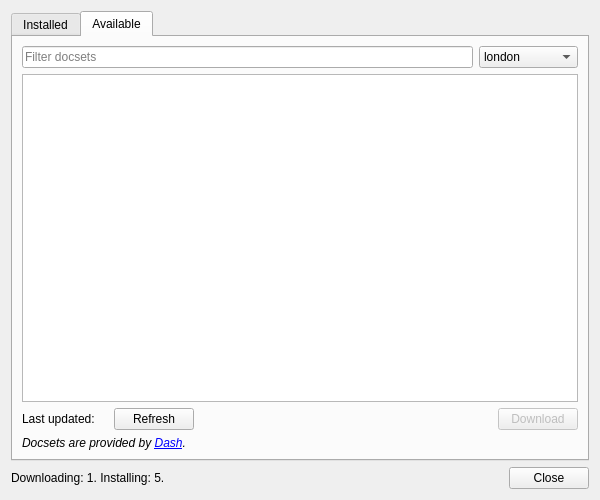
<?xml version="1.0" encoding="UTF-8"?>
<ui version="4.0">
 <class>Zeal::WidgetUi::DocsetsDialog</class>
 <widget class="QDialog" name="Zeal::WidgetUi::DocsetsDialog">
  <property name="windowModality">
   <enum>Qt::ApplicationModal</enum>
  </property>
  <property name="geometry">
   <rect>
    <x>0</x>
    <y>0</y>
    <width>600</width>
    <height>500</height>
   </rect>
  </property>
  <property name="windowTitle">
   <string>Docsets</string>
  </property>
  <property name="modal">
   <bool>false</bool>
  </property>
  <layout class="QVBoxLayout" name="verticalLayout">
   <item>
    <widget class="QTabWidget" name="tabWidget">
     <property name="currentIndex">
      <number>1</number>
     </property>
     <widget class="QWidget" name="installedDocsetsTab">
      <attribute name="title">
       <string>Installed</string>
      </attribute>
      <layout class="QVBoxLayout" name="verticalLayout_5">
       <item>
        <widget class="QListView" name="installedDocsetList">
         <property name="selectionMode">
          <enum>QAbstractItemView::ExtendedSelection</enum>
         </property>
         <property name="selectionBehavior">
          <enum>QAbstractItemView::SelectRows</enum>
         </property>
         <property name="iconSize">
          <size>
           <width>16</width>
           <height>16</height>
          </size>
         </property>
        </widget>
       </item>
       <item>
        <layout class="QHBoxLayout" name="docsetsActions">
         <item>
          <widget class="QPushButton" name="addFeedButton">
           <property name="text">
            <string>Add feed</string>
           </property>
          </widget>
         </item>
         <item>
          <spacer name="horizontalSpacer">
           <property name="orientation">
            <enum>Qt::Horizontal</enum>
           </property>
           <property name="sizeHint" stdset="0">
            <size>
             <width>40</width>
             <height>20</height>
            </size>
           </property>
          </spacer>
         </item>
         <item>
          <widget class="QPushButton" name="updateSelectedDocsetsButton">
           <property name="enabled">
            <bool>false</bool>
           </property>
           <property name="text">
            <string>Update</string>
           </property>
          </widget>
         </item>
         <item>
          <widget class="QPushButton" name="updateAllDocsetsButton">
           <property name="enabled">
            <bool>false</bool>
           </property>
           <property name="text">
            <string>Update all</string>
           </property>
          </widget>
         </item>
         <item>
          <widget class="QPushButton" name="removeDocsetsButton">
           <property name="enabled">
            <bool>false</bool>
           </property>
           <property name="text">
            <string>Remove</string>
           </property>
          </widget>
         </item>
        </layout>
       </item>
      </layout>
     </widget>
     <widget class="QWidget" name="availableDocsetsTab">
      <attribute name="title">
       <string>Available</string>
      </attribute>
      <layout class="QVBoxLayout" name="verticalLayout_2">
       <item>
        <layout class="QHBoxLayout" name="horizontalLayout_5">
         <item>
          <widget class="QLineEdit" name="docsetFilterInput">
           <property name="placeholderText">
            <string>Filter docsets</string>
           </property>
           <property name="clearButtonEnabled">
            <bool>true</bool>
           </property>
          </widget>
         </item>
         <item>
          <widget class="QComboBox" name="switchCityBox">
           <item>
            <property name="text">
             <string notr="true">london</string>
            </property>
           </item>
           <item>
            <property name="text">
             <string notr="true">frankfurt</string>
            </property>
           </item>
           <item>
            <property name="text">
             <string notr="true">newyork</string>
            </property>
           </item>
           <item>
            <property name="text">
             <string notr="true">sanfrancisco</string>
            </property>
           </item>
           <item>
            <property name="text">
             <string notr="true">singapore</string>
            </property>
           </item>
           <item>
            <property name="text">
             <string notr="true">sydney</string>
            </property>
           </item>
           <item>
            <property name="text">
             <string notr="true">tokyo</string>
            </property>
           </item>
          </widget>
         </item>
        </layout>
       </item>
       <item>
        <widget class="QListWidget" name="availableDocsetList">
         <property name="selectionMode">
          <enum>QAbstractItemView::ExtendedSelection</enum>
         </property>
         <property name="selectionBehavior">
          <enum>QAbstractItemView::SelectRows</enum>
         </property>
         <property name="iconSize">
          <size>
           <width>16</width>
           <height>16</height>
          </size>
         </property>
        </widget>
       </item>
       <item>
        <layout class="QHBoxLayout" name="horizontalLayout">
         <item>
          <widget class="QLabel" name="label">
           <property name="text">
            <string>Last updated:</string>
           </property>
          </widget>
         </item>
         <item>
          <widget class="QLabel" name="lastUpdatedLabel">
           <property name="text">
            <string/>
           </property>
          </widget>
         </item>
         <item>
          <widget class="QPushButton" name="refreshButton">
           <property name="text">
            <string>Refresh</string>
           </property>
          </widget>
         </item>
         <item>
          <spacer name="horizontalSpacer_2">
           <property name="orientation">
            <enum>Qt::Horizontal</enum>
           </property>
           <property name="sizeHint" stdset="0">
            <size>
             <width>40</width>
             <height>20</height>
            </size>
           </property>
          </spacer>
         </item>
         <item>
          <widget class="QPushButton" name="downloadDocsetsButton">
           <property name="enabled">
            <bool>false</bool>
           </property>
           <property name="text">
            <string>Download</string>
           </property>
          </widget>
         </item>
        </layout>
       </item>
       <item>
        <widget class="QLabel" name="label_4">
         <property name="text">
          <string>&lt;i&gt;Docsets are provided by &lt;a href=&quot;https://kapeli.com/dash&quot;&gt;Dash&lt;/a&gt;.&lt;/i&gt;</string>
         </property>
         <property name="textFormat">
          <enum>Qt::RichText</enum>
         </property>
         <property name="openExternalLinks">
          <bool>true</bool>
         </property>
        </widget>
       </item>
      </layout>
     </widget>
    </widget>
   </item>
   <item>
    <layout class="QHBoxLayout" name="horizontalLayout_2">
     <item>
      <widget class="QLabel" name="statusLabel">
       <property name="text">
        <string>Downloading: 1. Installing: 5.</string>
       </property>
      </widget>
     </item>
     <item>
      <spacer name="horizontalSpacer_3">
       <property name="orientation">
        <enum>Qt::Horizontal</enum>
       </property>
       <property name="sizeHint" stdset="0">
        <size>
         <width>40</width>
         <height>20</height>
        </size>
       </property>
      </spacer>
     </item>
     <item>
      <widget class="QLabel" name="storageStatusLabel"/>
     </item>
     <item>
      <widget class="QDialogButtonBox" name="buttonBox">
       <property name="sizePolicy">
        <sizepolicy hsizetype="Fixed" vsizetype="Fixed">
         <horstretch>0</horstretch>
         <verstretch>0</verstretch>
        </sizepolicy>
       </property>
       <property name="standardButtons">
        <set>QDialogButtonBox::Close</set>
       </property>
      </widget>
     </item>
    </layout>
   </item>
  </layout>
 </widget>
 <resources/>
 <connections/>
</ui>
